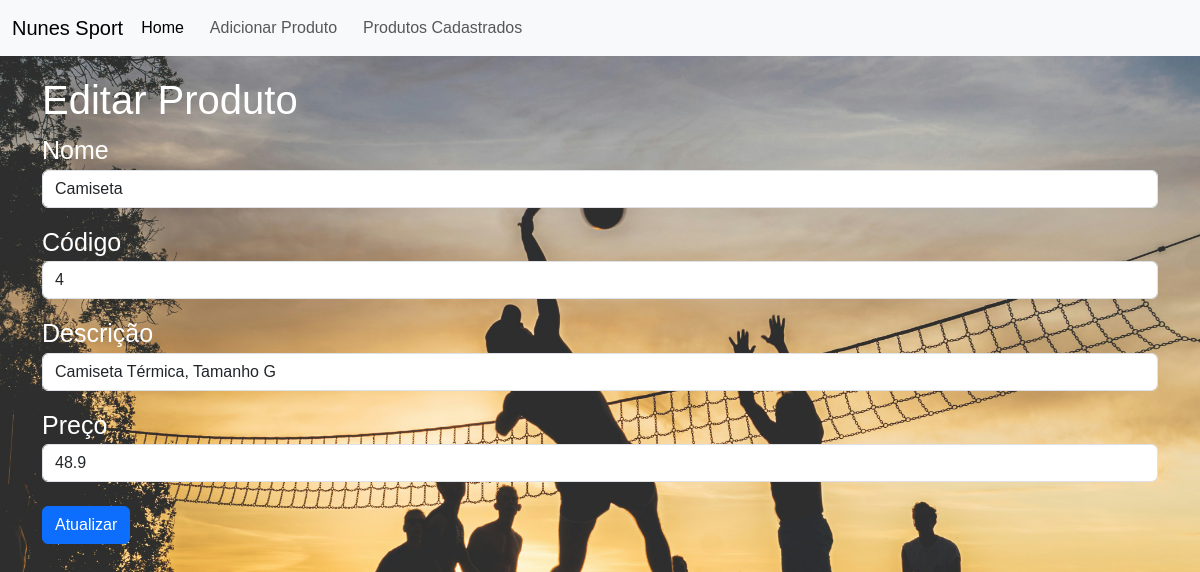
The page /?page=editar&id=4 on the database its author committed.
### tables this page shows
CREATE TABLE `produtos` (
  `nome` varchar(45) NOT NULL,
  `id` int(11) NOT NULL,
  `descricao` varchar(300) NOT NULL,
  `preco` double NOT NULL
);

### editar-produto.php (the view, shortened to what this page needs)
<h1>Editar Produto</h1>
<?php
    $sql = "SELECT * FROM produtos WHERE id=".$_REQUEST["id"];
    $res = $conn->query($sql);
    $row = $res->fetch_object();
?>
<form action="?page=salvar" method="POST">
    <div class="mb-3">
        <label>Nome</label>
        <input type="text" name="nome" value="<?php print $row->nome; ?>" class="form-control">
    </div>
    <div class="mb-3">
        <label>Código</label>
        <input type="number" name="id" value="<?php print $row->id; ?>" class="form-control">
    </div>
    <div class="mb-3">
        <label>Descrição</label>
        <input type="text" name="descricao" value="<?php print $row->descricao; ?>" class="form-control">
    </div>
    <div class="mb-4">
        <label>Preço</label>
        <input type="number" name="preco" value="<?php print $row->preco; ?>" class="form-control">
    </div>
    <div class="mb-3">
        <button type="submit" class="btn btn-primary">Atualizar</button>
    </div>
</form>

### index.php (style rules this page uses)
body { background-image: url('img-fundo.jpg'); background-size: cover; background-position: center; background-repeat: no-repeat; height: 100vh; margin: 0; }
label { color: white; font-size: 25px; }
body { font-family: Verdana, sans-serif; }
h1 { color: white; font-family: Verdana, sans-serif; }

### rows shown on the page
produtos: nome "Camiseta", id "4", descricao "Camiseta Térmica, Tamanho G", preco "48.9"
